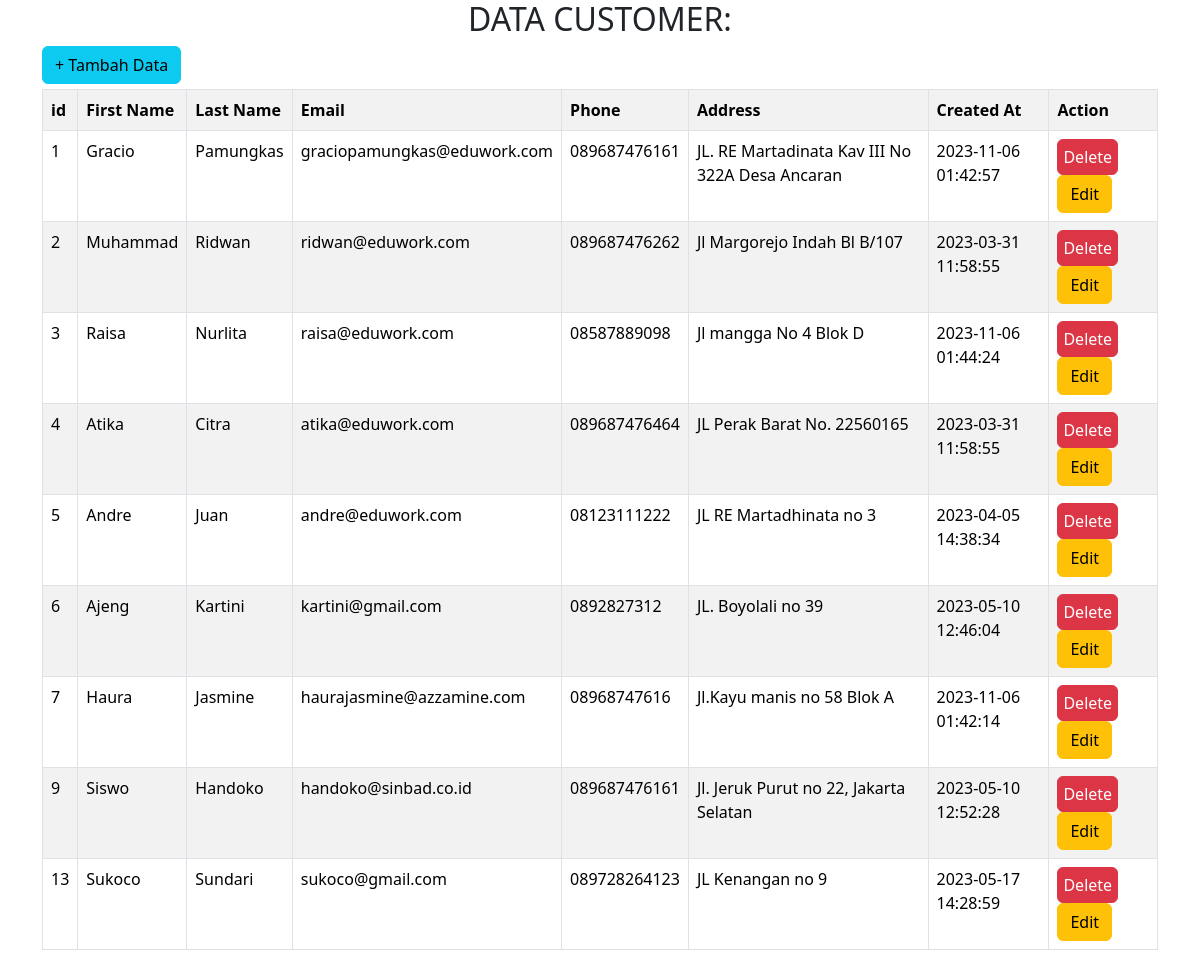
The page / on the database its author committed.
### tables this page shows
CREATE TABLE `customer` (
  `id` int(11) NOT NULL,
  `first_name` varchar(50) NOT NULL,
  `last_name` varchar(50) NOT NULL,
  `email` varchar(100) NOT NULL,
  `phone` varchar(20) DEFAULT NULL,
  `address` varchar(200) DEFAULT NULL,
  `created_at` timestamp NOT NULL DEFAULT current_timestamp()
);

### index.php (the view, shortened to what this page needs)
<!DOCTYPE html>
<html lang="en">
<head>
    <link rel="stylesheet" href="https://cdn.jsdelivr.net/npm/bootstrap@5.3.2/dist/css/bootstrap.min.css">
</head>
<body>
    <div class="container">
        <div class="row">
            <div class="col-sm-12">
                <?php
                include "koneksi.php";
                $query = mysqli_query($conn, "SELECT * FROM customer ORDER BY id ASC");
                ?>
                <center>
                    <h2>DATA CUSTOMER:</h2>
                </center>
                <a class="btn btn-info" style="margin-bottom:5px" href="tambah.php?"> + Tambah Data </a>
                <table class="table table-striped table-bordered">
                    <tr>
                        <th>
                            id
                        </th>
                        <th>
                            First Name
                        </th>
                        <th>
                            Last Name
                        </th>
                        <th>
                            Email
                        </th>
                        <th>
                            Phone
                        </th>
                        <th>
                            Address
                        </th>
                        <th>
                            Created At
                        </th>
                        <th>
                            Action
                        </th>
                    </tr>
                    <?php
                    if (mysqli_num_rows($query) > 0) {
                        while ($data = mysqli_fetch_array($query)) {
                    ?>
                            <tr>
                                <td> <?php echo $data["id"] ?></td>
                                <td> <?php echo $data["first_name"] ?> </td>
                                <td> <?php echo $data["last_name"] ?> </td>
                                <td> <?php echo $data["email"] ?></td>
                                <td> <?php echo $data["phone"] ?></td>
                                <td> <?php echo $data["address"] ?></td>
                                <td> <?php echo $data["created_at"] ?></td>
                                <td> <a class="btn btn-danger" style="padding: 5px;" href="proses_delete.php?id=<?php echo $data["id"] ?>">Delete</a> &nbsp; <a class="btn btn-warning" href="edit.php?id=<?php echo $data["id"] ?>">Edit</a></td>
                            </tr>
                        <?php } ?>
                    <?php } ?>
                </table>
            </div>
        </div>
    </div>
</body>
</html>

### rows shown on the page
customer: id "1", first_name "Gracio", last_name "Pamungkas", email "graciopamungkas@eduwork.com", phone "089687476161", address "JL. RE Martadinata Kav III No 322A Desa Ancaran", created_at "2023-11-06 01:42:57"
customer: id "2", first_name "Muhammad", last_name "Ridwan", email "ridwan@eduwork.com", phone "089687476262", address "Jl Margorejo Indah Bl B/107", created_at "2023-03-31 11:58:55"
customer: id "3", first_name "Raisa", last_name "Nurlita", email "raisa@eduwork.com", phone "08587889098", address "Jl mangga No 4 Blok D", created_at "2023-11-06 01:44:24"
customer: id "4", first_name "Atika", last_name "Citra", email "atika@eduwork.com", phone "089687476464", address "JL Perak Barat No. 22560165", created_at "2023-03-31 11:58:55"
customer: id "5", first_name "Andre", last_name "Juan", email "andre@eduwork.com", phone "08123111222", address "JL RE Martadhinata no 3", created_at "2023-04-05 14:38:34"
customer: id "6", first_name "Ajeng", last_name "Kartini", email "kartini@gmail.com", phone "0892827312", address "JL. Boyolali no 39", created_at "2023-05-10 12:46:04"
customer: id "7", first_name "Haura", last_name "Jasmine", email "haurajasmine@azzamine.com", phone "08968747616", address "Jl.Kayu manis no 58 Blok A", created_at "2023-11-06 01:42:14"
customer: id "9", first_name "Siswo", last_name "Handoko", email "handoko@sinbad.co.id", phone "089687476161", address "Jl. Jeruk Purut no 22, Jakarta Selatan", created_at "2023-05-10 12:52:28"
customer: id "13", first_name "Sukoco", last_name "Sundari", email "sukoco@gmail.com", phone "089728264123", address "JL Kenangan no 9", created_at "2023-05-17 14:28:59"
